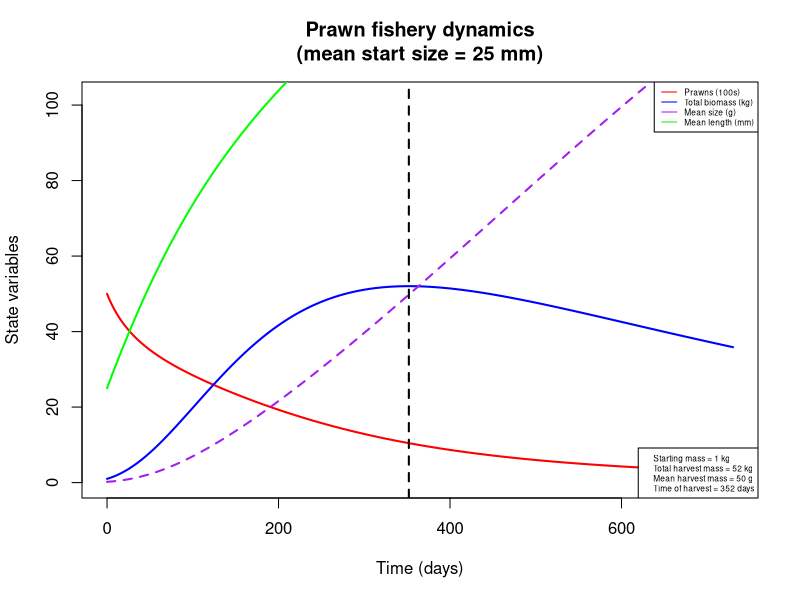
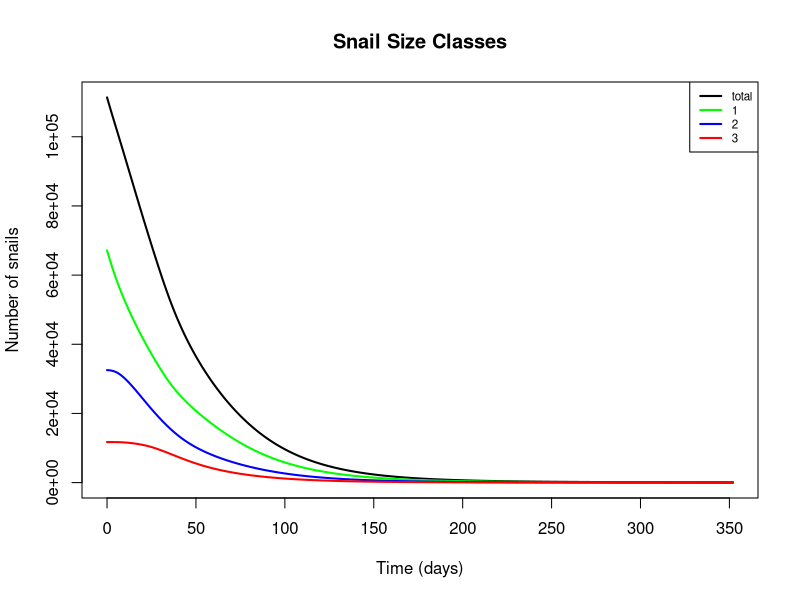
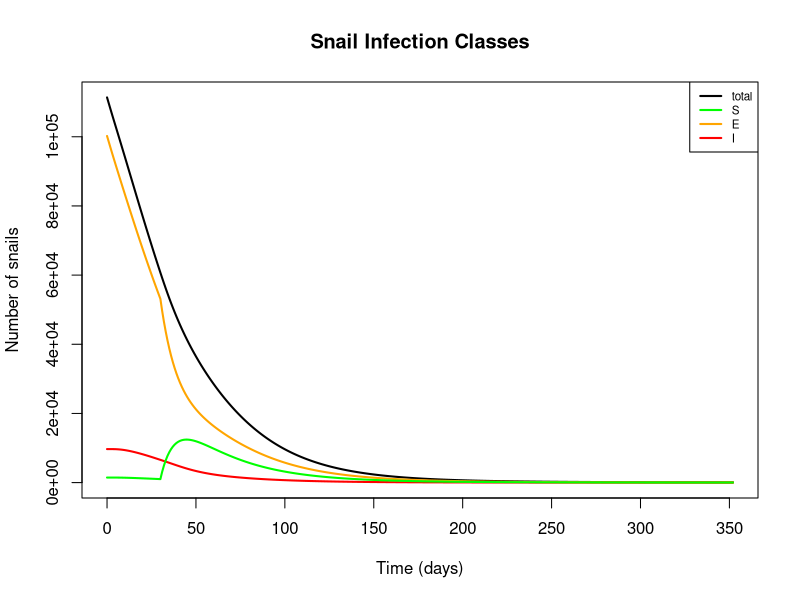
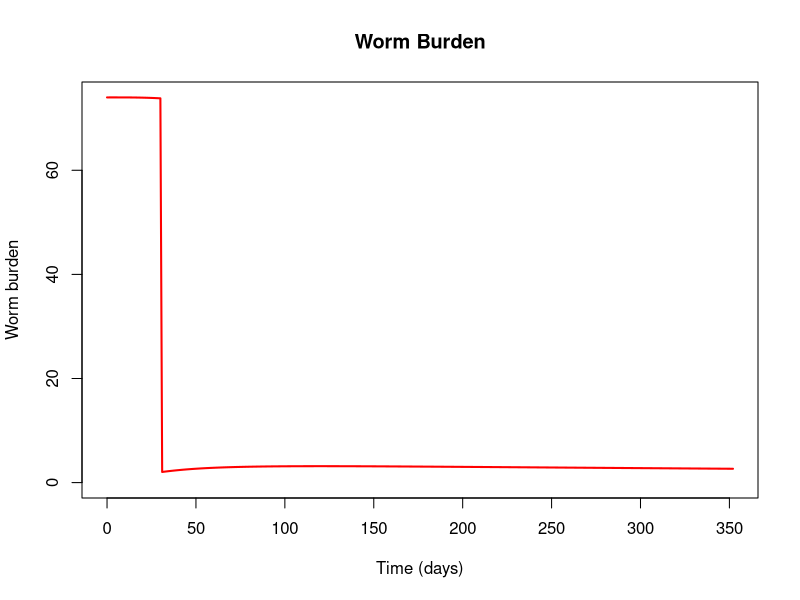
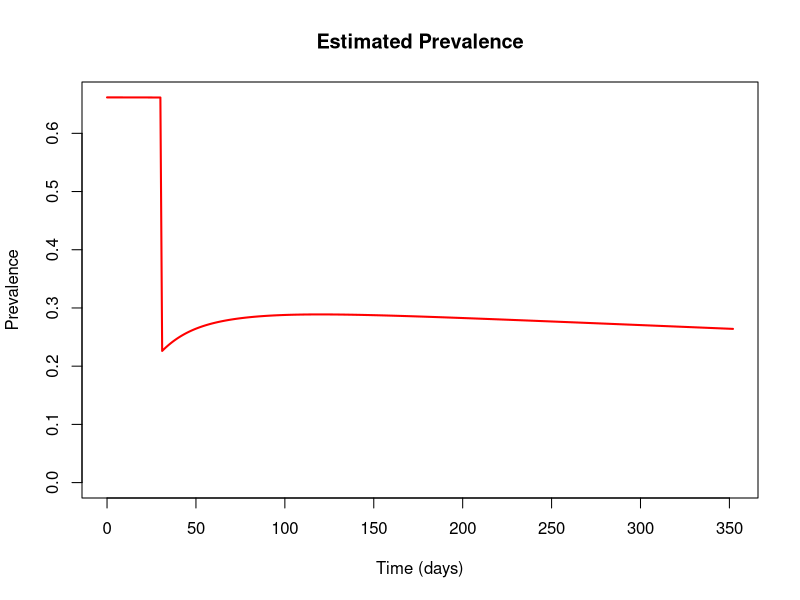
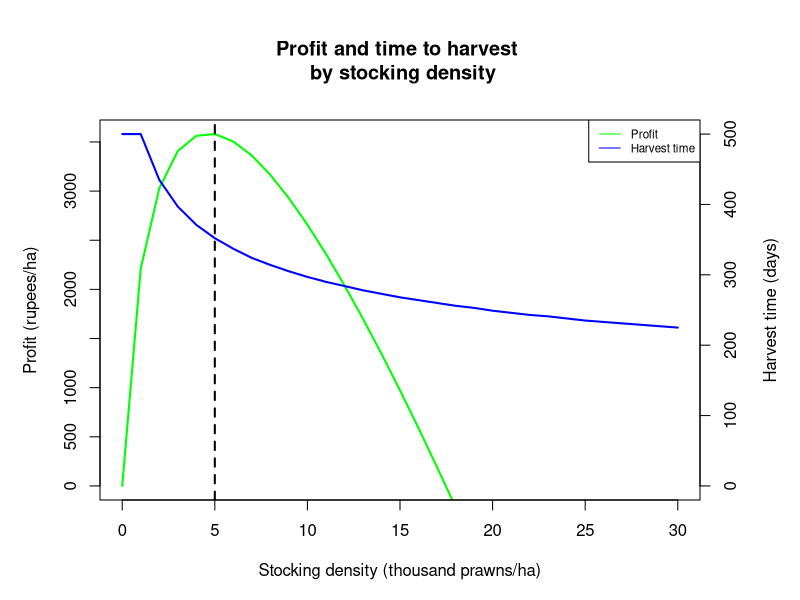
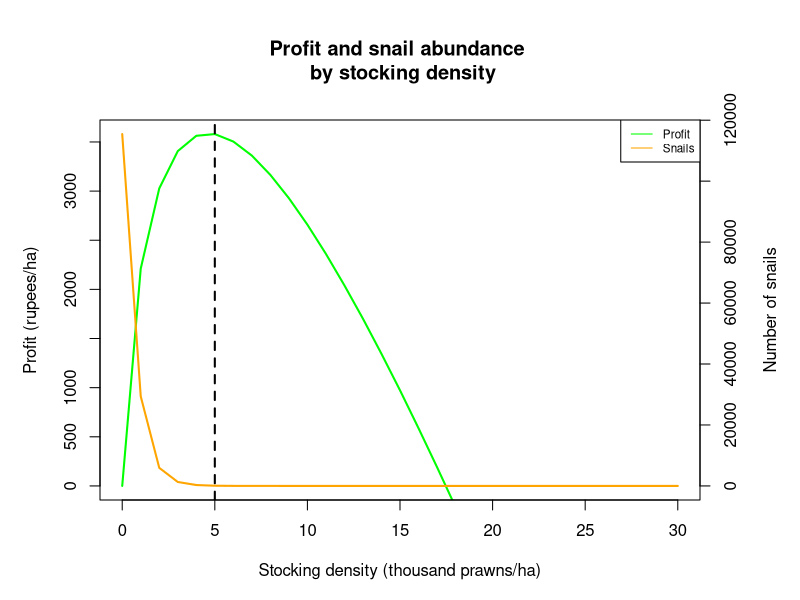
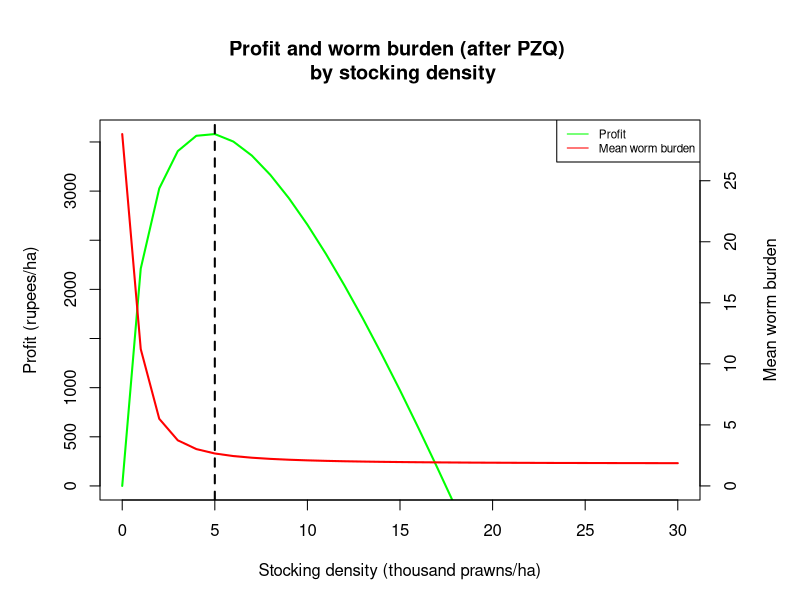

The R source for these figures, in order:
#### Full snail-prawn model including epidemiological, predation, and aquaculture components

## To-do list:
  # Modeling priorities:
    # Profit analysis: play with different price-cost ratios to see how curve changes
    # Diagonal epi transitions: see how their inclusion affects the model
  # Rerun the Gates simulations once issues have been resolved
  # Sensitivity analysis!
  # Other modeling ideas, time permitting:
    # Incorporate seasonality
    # Simulate restoration at natural densities (i.e. with prawn ladder)

require(deSolve)

snail_prawn_model = function(t, n, parameters) { 
  with(as.list(parameters),{
    
    S1=n[1]
    S2=n[2]
    S3=n[3]
    E1=n[4]
    E2=n[5]
    E3=n[6]
    I2=n[7]
    I3=n[8]
    W=n[9]
    P=n[10]
    L=n[11]
    
    N1 = S1+E1     # Total snails of size class 1
    N2 = S2+E2+I2  # Total snails of size class 2
    N3 = S3+E3+I3  # Total snails of size class 3
    N = N1+N2+N3   # Total number of snails
    
    # Miracidial density per person as a function of mean worm burden (W) and miracidial shedding rate (m)
    M = m*0.5*W
    
    # Mean and total prawn biomass, converting from length (mm) to weight (g)
    Bm.p = (a.p/10)*(L/10)^b.p
    Bm.t = P*Bm.p
    
    # Mean snail biomass in each size class, converting from length (cm) to weight (g)
    Bm.n1 = a.s*0.4^b.s  # 4mm size class
    Bm.n2 = a.s*0.8^b.s  # 8mm size class
    Bm.n3 = a.s*1.2^b.s  # 12mm size class
    
    # Prawn-to-snail mass ratios for each size class
    Bm.r1 = Bm.p / Bm.n1
    Bm.r2 = Bm.p / Bm.n2
    Bm.r3 = Bm.p / Bm.n3
    
    # Attack rates for each size class as a function of biomass ratio
    alpha1 = ifelse(-log(3) + ar*log(Bm.r1) > 0, -log(3) + ar*log(Bm.r1), 0)
    alpha2 = ifelse(-log(3) + ar*log(Bm.r2) > 0, -log(3) + ar*log(Bm.r2), 0)
    alpha3 = ifelse(-log(3) + ar*log(Bm.r3) > 0, -log(3) + ar*log(Bm.r3), 0)
    
    # Adjusted attack rates, accounting for area of interest and limiting factors in the wild
    alpha_star1 = alpha1*s/A
    alpha_star2 = alpha2*s/A
    alpha_star3 = alpha3*s/A
    
    # Handling times for each size class as a function of biomass ratio
    handle1 = 1/(th*Bm.r1)
    handle2 = 1/(th*Bm.r2)
    handle3 = 1/(th*Bm.r3)
    
    # Functional responses for each size class
    psi1 = (P*alpha_star1) / (1+sum(alpha_star1*handle1*N1, alpha_star2*handle2*N2, alpha_star3*handle3*N3))
    psi2 = (P*alpha_star2) / (1+sum(alpha_star1*handle1*N1, alpha_star2*handle2*N2, alpha_star3*handle3*N3))
    psi3 = (P*alpha_star3) / (1+sum(alpha_star1*handle1*N1, alpha_star2*handle2*N2, alpha_star3*handle3*N3))
    
    ## Model equations:
    
    # Susceptible snails, class 1
    dS1dt = f*(1-N/(Kn*A))*(S2+S3+z*(E2+E3)) - muN1*S1 - psi1*S1 - g1*S1 - beta*M*H*S1
    
    # Susceptible snails, class 2
    dS2dt = g1*S1 - muN2*S2 - psi2*S2 - g2*S2 - beta*M*H*S2
    
    # Susceptible snails, class 3
    dS3dt = g2*S2 - muN3*S3 - psi3*S3 - beta*M*H*S3
    
    # Exposed (prepatent) snails, class 1
    dE1dt = beta*M*H*S1 - muN1*E1 - psi1*E1 - g1*E1 - sigma*X*E1
    
    # Exposed (prepatent) snails, class 2
    dE2dt = beta*M*H*S2 + g1*E1 - muN2*E2 - psi2*E2 - g2*E2 - sigma*E2
    
    # Exposed (prepatent) snails, class 3
    dE3dt = beta*M*H*S3 + g2*E2 - muN3*E3 - psi3*E3 - sigma*E3
    
    # Infectious (shedding) snails, class 2
    dI2dt = sigma*X*E1 + sigma*(1-rho)*E2 - (muN2 + muI)*I2 - psi2*I2 - g2*I2
    
    # Infectious (shedding) snails, class 3
    dI3dt = sigma*rho*E2 + sigma*E3 + g2*I2 - (muN3 + muI)*I3 - psi3*I3
    
    # Mean human worm burden
    dWdt = lambda*I2/A + theta*lambda*I3/A - (muW + muH)*W
    
    # Prawn abundance
    dPdt = -P*(muP*Bm.p^d + phi*Bm.t/(A/10000))
    
    # Mean prawn length (mm)
    dLdt = k/(1+gam*Bm.t/(A/10000))*(linf - L)
    
    
    return(list(c(dS1dt, dS2dt, dS3dt, dE1dt, dE2dt, dE3dt, dI2dt, dI3dt, dWdt, dPdt, dLdt)))
  }) 
} 


## Set initial values and parameters
#  Default settings: area = 10000, P = 5000/ha, L = 25 (0.2g post-larvae)
#  Gates settings: area = 20000; P = 500, 1000, 2500, 5000, 10000/ha; L = 67 or 100 (5g or 20g adults)
area = 10000
nstart = c(S1 = 0.144*area, S2 = 0.002*area, S3 = 0, E1 = 6.57*area, E2 = 2.61*area, E3 = 0.843*area, 
           I2 = 0.640*area, I3 = 0.329*area, W = 74, P = 5000*area/10000, L = 25)
time = seq(0, 365*2, 1)

parameters=c(
  # Location parameters
  A = area,             # Area of site of interest, m^2
  H = 1000,             # Human population at site of interest
  
  # Snail reproductive parameters
  f = 0.26,             # Birth rate of adult snails (snails/reproductive snail/day, including survival to detection - more like a recruitment rate); 
                        #   adjusted from Sokolow et al. 2015 to account for the fact that class 1 snails are assumed to be juveniles and therefore don't reproduce
  Kn = 50,              # Carrying capacity of snails (snails/m^2), from Sokolow et al. 2015
  z = 0.5,              # Fraction of prepatent snails that can reproduce, from Sokolow et al. 2015
  
  # Snail growth parameters
  a.s = 0.187178454,    # Allometric parameter for snail length-weight relationship, fitted to Sanna's data on B. glabrata
  b.s = 2.536764792,    # Allometric parameter for snail length-weight relationship, fitted to Sanna's data on B. glabrata
  g1 = 1/37,            # Growth rate of small snails (size class transition rate, in terms of days to grow 4mm; adapted from McCreesh et al. 2014, assuming water temp. of 25 C)
  g2 = 1/62,            # Growth rate of medium snails (size class transition rate, in terms of days to grow 4mm; adapted from McCreesh et al. 2014, assuming water temp. of 25 C)
  
  # Snail mortality parameters
  muN1 = 1/40,          # Natural mortality rate of small snails (deaths/snail/day; assume mean lifespan = 50 days)
  muN2 = 1/50,          # Natural mortality rate of medium snails (deaths/snail/day; assume mean lifespan = 50 days)
  muN3 = 1/60,          # Natural mortality rate of large snails (deaths/snail/day; assume mean lifespan = 50 days)
  muI = 1/10,           # Additional mortality rate of shedding snails as a result of infection, from Sokolow et al. 2015
  
  # Prawn growth parameters
  a.p = 0.096868,       # Allometric parameter for prawn length-weight relationship, from Lalrinsanga et al. 2012 (M. rosenbergii, growout phase)
  b.p = 3.2944,         # Allometric parameter for prawn length-weight relationship, from Lalrinsanga et al. 2012 (M. rosenbergii, growout phase)
  k = 0.00339726,       # Growth coefficient, from Nwosu & Wolfi 2006 (M. vollenhovenii); alternate value for M. rosenbergii, from Sampaio & Wagner 1996: 0.0104333333
  linf = 206,           # Max length (mm), from Nwosu & Wolfi 2006 (M. vollenhovenii)
  gam = 1e-5,           # Density-dependent growth parameter (based on biomass per hectare); informally adjusted based on Ranjeet & Kurup 2010
  
  # Prawn mortality parameters
  muP = 0.00610958904,  # Prawn mortality at unit weight, from Lorenzen 1996 (pond aquaculture)
  d = -0.382,           # Exponential relationship of weight with mortality, from Lorenzen 1996 (pond aquaculture)
  phi = 5e-8,           # Density-dependent mortality parameter (based on biomass per hectare); informally adjusted based on Ranjeet & Kurup 2010
  
  # Predation parameters
  ar = 1.1906,          # Coefficient for relationship between biomass ratio and attack rate, fitted to data from Sokolow et al. 2014
  th = 0.38561,         # Coefficient for relationship between biomass ratio and handling time, fitted to data from Sokolow et al. 2014
  s = 1/30,             # Scale factor limiting prawn attack rate in the wild (vs. lab conditions);
                        #   decreased from 1/10 to 1/30 in size class model to match expected elimination threshold
  
  # Infection parameters
  beta = 8e-5,          # Human-to-snail infection probability in reference area (infected snails/miracidia/snail/day); adjusted from Sokolow et al. 2015 (original value: 4e-6)
  m = 0.8,              # Miracidial shedding rate per adult female worm divided by miracidial mortality; from Sokolow et al. 2015
  sigma = 1/30,         # Latent period for exposed snails (infectious snails/exposed snail/day); adjusted from Sokolow et al. 2015 (original value: 1/50)
  X = 0,                # Fraction of exposed small snails that convert directly to medium shedding (ignored for now)
  rho = 0,              # Fraction of exposed medium snails that convert directly to large shedding (ignored for now)
  lambda = 0.05,        # Snail-to-human infection probability scaled to 1 m^2 (composite including cercarial shedding, mortality, infection, survival to patency); 
                        #   adjusted from Sokolow et al. 2015 (original value: 0.1)
  theta = 2,            # Scale factor describing increase in cercarial shedding rate in larger snails; from Chu & Dawood 1970 (estimated to be between 2 and 10)
  
  # Schisto mortality parameters
  muW = 1/(3.3*365),    # Natural mortality rate of adult worms in humans, assuming average lifespan of 3.3 years, from Sokolow et al. 2015
  muH = 1/(60*365)      # Natural mortality of humans (contributing to worm mortality), assuming average lifespan of 60 years, from Sokolow et al. 2015
)



## Run model and assess outcomes over one or more aquaculture cycles

# Start with single run to calculate the time to optimal harvest and other fisheries statistics
output = as.data.frame(ode(nstart, time, snail_prawn_model, parameters))
output$B = ((parameters['a.p']*(output$L/10)^parameters['b.p'])/10)       # Mean prawn biomass, transformed from length using allometric equation
output$Bt = output$B*output$P                                             # Total prawn biomass

start.mass.kg = output$Bt[output$time == 0]/1000                          # Total prawn biomass at beginning of cycle, in kg
harvest.mass.kg = max(output$Bt)/1000                                     # Total prawn biomass at end of cycle, in kg
harvest.size = output$B[output$Bt == max(output$Bt)]                      # Average prawn biomass at harvest, in g
harvest.time = output$time[output$Bt == max(output$Bt)]                   # Time to optimal harvest, in days

# Plot prawn aquaculture dynamics
plot(x = output$time, y = output$P/100, col = 'red', xlab = 'Time (days)', ylab = 'State variables', 
     type = 'l', lwd=2, xlim = c(0, max(output$time)), ylim = c(0, max(output$Bt/1000)+50),
     main = paste('Prawn fishery dynamics\n', '(mean start size = ', as.numeric(nstart[11]), ' mm)', sep = ''))
lines(x = output$time, y = output$Bt/1000, col = 'blue', lwd=2)
lines(x = output$time, y = output$B, col = 'purple', lwd=2, lty=2)
lines(x = output$time, y = output$L, col = 'green', lwd=2)
abline(v = harvest.time, lty = 2, lwd = 2)
legend('topright', legend = c('Prawns (100s)', 'Total biomass (kg)', 'Mean size (g)', 'Mean length (mm)'), 
       lty = 1, col = c('red', 'blue', 'purple', 'green'), cex = 0.5)
legend('bottomright', legend = c(paste('Starting mass =', round(start.mass.kg), 'kg', sep = ' '),
                                 paste('Total harvest mass =', round(harvest.mass.kg), 'kg', sep = ' '), 
                                 paste('Mean harvest mass =', round(harvest.size), 'g', sep = ' '), 
                                 paste('Time of harvest =', round(harvest.time), 'days', sep = ' ')), cex=0.5)

# Set the desired number of aquaculture cycles, and harvest time if not using optimum
# Default settings: harvest.time = optimal, ncycles = 15 (~10 years @ 8 months/cycle)
# Gates settings: harvest.time = 4 months, ncycles = 3 (1 year)
harvest.time = harvest.time
ncycles = 1
pzq.delay = 0
nstart.lt = nstart
nstart.lt['P'] = 0
time.lt = seq(0, pzq.delay + harvest.time*ncycles, 1)

# Define stocking events at the beginning of each cycle
stocking = data.frame(var = rep(c('P', 'L'), ncycles),
                      time = rep(seq(pzq.delay, pzq.delay + harvest.time*(ncycles-1), harvest.time), each = 2),
                      value = rep(c(nstart['P'], nstart['L']), ncycles),
                      method = rep('rep', ncycles*2))

# Define PZQ administration event
# Note: if administering before start of stocking, set time = 0 and instead set pzq.delay above
#   to time between MDA and first stocking
pzq = data.frame(var = 'W', time = 30, value = 2, method = 'rep')

# Run model and calculate outcomes of interest
output.lt = as.data.frame(ode(nstart.lt, time.lt, snail_prawn_model, parameters,
                              events = list(data = rbind(stocking, pzq))))

output.lt$S.t = output.lt$S1 + output.lt$S2 + output.lt$S3                      # Total susceptible snails
output.lt$E.t = output.lt$E1 + output.lt$E2 + output.lt$E3                      # Total exposed snails 
output.lt$I.t = output.lt$I2 + output.lt$I3                                     # Total infected snails
output.lt$N1.t = output.lt$S1 + output.lt$E1                                    # Total snails of size class 1
output.lt$N2.t = output.lt$S2 + output.lt$E2 + output.lt$I2                     # Total snails of size class 2
output.lt$N3.t = output.lt$S3 + output.lt$E3 + output.lt$I3                     # Total snails of size class 3
output.lt$N.t = output.lt$S.t + output.lt$E.t + output.lt$I.t                   # Total snails
output.lt$prev = pnbinom(2, size = 0.25, mu = output.lt$W, lower.tail = FALSE)  # Estimated prevalence, using a negative binomial dist. with k = 0.25
output.lt$B = ((parameters['a.p']*(output.lt$L/10)^parameters['b.p'])/10)       # Mean prawn biomass, transformed from length using allometric equation
output.lt$Bt = output.lt$B*output.lt$P                                          # Total prawn biomass

# Plot snail dynamics by size class
plot(x = output.lt$time, y = output.lt$N.t, type = 'l', col = 'black', lwd=2, xlab = 'Time (days)', 
     ylab = 'Number of snails', ylim = c(0,max(output.lt$N.t)),
     main = 'Snail Size Classes')
lines(output.lt$time, output.lt$N1.t, col = 'green', lwd = 2)
lines(output.lt$time, output.lt$N2.t, col = 'blue', lwd = 2)
lines(output.lt$time, output.lt$N3.t, col = 'red', lwd = 2)
legend('topright', legend = c('total', '1', '2', '3'), lwd = 2, col = c('black', 'green', 'blue', 'red'), cex = 0.7)

# Plot snail dynamics by infection class
plot(x = output.lt$time, y = output.lt$N.t, type = 'l', col = 'black', lwd=2, xlab = 'Time (days)', 
     ylab = 'Number of snails', ylim = c(0,max(output.lt$N.t)), 
     main = 'Snail Infection Classes')
lines(output.lt$time, output.lt$I.t, col = 'red', lwd = 2)
lines(output.lt$time, output.lt$E.t, col = 'orange', lwd = 2)
lines(output.lt$time, output.lt$S.t, col = 'green', lwd = 2)
legend('topright', legend = c('total', 'S', 'E', 'I'), lwd = 2, col = c('black', 'green', 'orange', 'red'), cex = 0.7)

# Plot mean human worm burden and prevalence of infection
plot(x = output.lt$time, y = output.lt$W, type = 'l', col = 'red', lwd=2, xlab = 'Time (days)', 
     ylab = 'Worm burden', ylim = c(0,max (output.lt$W)),
     main = 'Worm Burden')
plot(x = output.lt$time, y = output.lt$prev, type = 'l', col = 'red', lwd=2, xlab = 'Time (days)', 
     ylab = 'Prevalence', ylim = c(0,max (output.lt$prev)),
     main = 'Estimated Prevalence')



## Assess single-cycle outcomes over multiple stocking densities
#  NOTE: set parameters and initial values first!

# Run the model over the desired range of stocking densities (in thousands of post-larvae)
x = c(0:30)
nstart.sd = nstart
time.sd = seq(0, 500, 1)
harvest = numeric(length(x))
harvest.t = numeric(length(x))
snails = numeric(length(x))
worms = numeric(length(x))
for (i in x) {
  nstart.sd['P'] = 1000*i
  output.sd = as.data.frame(ode(nstart.sd, time.sd, snail_prawn_model, parameters,
                                events = list(data = pzq)))
  output.sd$S.t = output.sd$S1 + output.sd$S2 + output.sd$S3
  output.sd$E.t = output.sd$E1 + output.sd$E2 + output.sd$E3
  output.sd$I.t = output.sd$I2 + output.sd$I3
  output.sd$Inf.t = output.sd$E.t + output.sd$I.t
  output.sd$N.t = output.sd$S.t + output.sd$E.t + output.sd$I.t
  output.sd$B = ((parameters['a.p']*(output.sd$L/10)^parameters['b.p'])/10)
  output.sd$Bt = output.sd$B*output.sd$P
  harvest[i+1] = max(output.sd$Bt)/1000
  ht.tmp = output.sd$time[output.sd$Bt == max(output.sd$Bt)]
  harvest.t[i+1] = ifelse(ht.tmp != 0, ht.tmp, max(output.sd$time))
  snails[i+1] = output.sd$N.t[output.sd$time == harvest.t[i+1]]
  worms[i+1] = output.sd$W[output.sd$time == harvest.t[i+1]]
}

# Price estimates for profit calculation from Tamil Nadu Agricultural University, http://agritech.tnau.ac.in/fishery/fish_freshwaterprawn.html
p = 140                                           # Weighted average market price of prawns, in rupees/kg 
c = 600                                           # Cost of post-larvae, in rupees/1000 PL
delta = -log(1-0.1)/365                           # Discount rate, equivalent to 10%/year
profit = p*harvest*exp(-delta*(harvest.t)) - c*x  # Profit function, in terms of revenue (discounted by time to harvest) minus stocking costs 

# Plot estimated profit and time to harvest over stocking density
# (after one aquaculture cycle)
par(mar = c(5,5,6,5))
plot(x, profit, col = 'green', xlab = 'Stocking density (thousand prawns/ha)', ylab = 'Profit (rupees/ha)',
     ylim = c(0, max(profit)), type = 'l', lwd = 2, main = 'Profit and time to harvest \n by stocking density')
abline(v = which.max(profit)-1, lty = 2, lwd = 2)
par(new = T)
plot(x, harvest.t, col = 'blue', axes = F, xlab = NA, ylab = NA, ylim = c(0, max(harvest.t[-1])), type = 'l', lwd = 2)
axis(side = 4)
mtext(side = 4, line = 3, 'Harvest time (days)')
legend('topright', legend = c('Profit', 'Harvest time'), lty = 1, col = c('green', 'blue'), cex = 0.7)

# Plot estimated profit and snail abundance over stocking density
# (after one aquaculture cycle)
par(mar = c(5,5,6,5))
plot(x, profit, col = 'green', xlab = 'Stocking density (thousand prawns/ha)', ylab = 'Profit (rupees/ha)',
     ylim = c(0, max(profit)), type = 'l', lwd = 2, main = 'Profit and snail abundance \n by stocking density')
abline(v = which.max(profit)-1, lty = 2, lwd = 2)
par(new = T)
plot(x, snails, col = 'orange', axes = F, xlab = NA, ylab = NA, ylim = c(0, max(snails)), type = 'l', lwd = 2)
axis(side = 4)
mtext(side = 4, line = 3, 'Number of snails')
legend('topright', legend = c('Profit', 'Snails'), lty = 1, col = c('green', 'orange'), cex = 0.7)

# Plot estimated profit and mean worm burden over stocking density
# (after one aquaculture cycle)
par(mar = c(5,5,6,5))
plot(x, profit, col = 'green', xlab = 'Stocking density (thousand prawns/ha)', ylab = 'Profit (rupees/ha)',
     ylim = c(0, max(profit)), type = 'l', lwd = 2, main = 'Profit and worm burden (after PZQ) \n by stocking density')
abline(v = which.max(profit)-1, lty = 2, lwd = 2)
par(new = T)
plot(x, worms, col = 'red', axes = F, xlab = NA, ylab = NA, ylim = c(0, max(worms)), type = 'l', lwd = 2)
axis(side = 4)
mtext(side = 4, line = 3, 'Mean worm burden')
legend('topright', legend = c('Profit', 'Mean worm burden'), lty = 1, col = c('green', 'red'), cex = 0.7)
